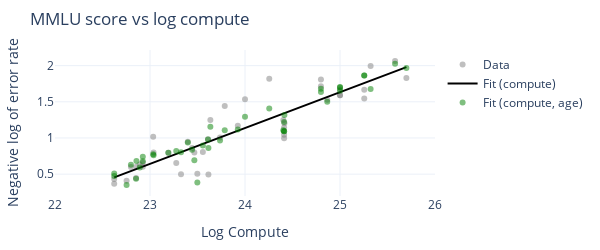

Notebook code for this chart:
### Code cell
fig = go.Figure()

fig.add_trace(
    go.Scatter(
        x=filtered_reg_df['log_compute'],
        y=filtered_reg_df[bench + '_log_error'],
        mode='markers',
        name='Data',
        marker=dict(color='gray', opacity=0.5),
        text=filtered_reg_df['System']
    ),
)

all_model = results['no_split']['submodels']['All']
y_pred = get_predictions(all_model, filtered_reg_df, ['log_compute'])

fig.add_trace(
    go.Scatter(
        x=filtered_reg_df['log_compute'],
        y=y_pred,
        mode='lines',
        name=f'Fit (compute)',
        text=filtered_reg_df['System'],
        marker=dict(color='black'),
    ),
)

# for category, color in [('Open', 'blue'), ('Closed', 'orange')]:
#   category_models = results['open_closed_split_year']['submodels']
#   model_category = category_models[category]
#   category_df = filtered_reg_df[filtered_reg_df['Open/Closed'] == category]
#   y_pred = get_predictions(model_category, category_df, ['log_compute', 'year'])
  
#   fig.add_trace(
#       go.Scatter(
#           x=category_df['log_compute'],
#           y=y_pred,
#           mode='markers',
#           name=f'Fit (compute, age, {category})',
#           text=category_df['System'],
#           marker=dict(color=color, opacity=0.5, symbol='square'),
#       ),
#   )

all_model = results['no_split_year']['submodels']['All']
y_pred = get_predictions(all_model, filtered_reg_df, ['log_compute', 'year'])

fig.add_trace(
  go.Scatter(
    x=filtered_reg_df['log_compute'],
    y=y_pred,
    mode='markers',
    name='Fit (compute, age)',
    text=filtered_reg_df['System'],
    marker=dict(color='green', opacity=0.5),
  ),
)

# Update layout
fig.update_layout(
  width=600,
  height=250,
  title_text=f"{bench} score vs log compute",
  showlegend=True,
  # legend=dict(
  #   orientation="h",
  #   yanchor="bottom",
  #   y=-0.4,
  #   xanchor="left",
  #   x=0,
  # ),
  margin=dict(t=50, b=20, l=40, r=40),
  template='plotly_white'
)

fig.update_xaxes(title_text="Log Compute", range=[22, 26])
fig.update_yaxes(title_text="Negative log of error rate")

# Show the plot
fig.show()

# Save the plot
if save:
  save_plot(fig, results_dir, f'{bench}_regression_models_comparison')

### Figure 1 — Plotly figure (JSON) as saved in the notebook; plotly's stock layout.template omitted (floating-point values rounded to 4 significant figures)
{"data": [{"marker": {"color": "gray", "opacity": 0.5}, "mode": "markers", "name": "Data", "text": ["BLOOM-176B", "BloombergGPT", "code-davinci-002", "DeepSeek-7B", "DeepSeek-V2", "Falcon 40B", "Gemini Ultra", "Gemma 2 9B", "GPT-3.5-turbo-16k", "GPT-4 (original)", "GPT-NeoX 20B", "Inflection-2", "Inflection-2.5", "Llama 3 70B", "Llama 3.1 70B", "Llama 3.1 405B", "LLaMa-1 7B", "LLaMa-1 13B", "LLaMa-1 33B", "LLaMa-1 65B", "LLaMa-2 7B", "LLaMa-2 13B", "LLaMa-2 34B", "LLaMa-2 70B", "Mistral Large", "MPT 7B", "MPT 30B", "Nemotron-4-340B Base", "Nemotron-4-340B Instruct", "OPT-66B", "PaLM 63B", "PaLM 540B", "PaLM-2", "StableLM-3B-4E1T", "StableLM-alpha-7b-v2", "text-davinci-001", "text-davinci-002", "text-davinci-003", "XVerse-13B", "XVerse-13B-2", "Yi-34B", "Yi-6B", "Yi-Large"], "type": "scatter", "x": [23.61, 23.33, 24.41, 22.92, 24, 23.56, 25.7, 23.64, 24.41, 25.32, 22.75, 25, 25, 24.8, 24.8, 25.58, 22.62, 22.89, 23.44, 23.74, 22.92, 23.19, 23.61, 23.92, 25, 22.62, 23.28, 25.26, 25.26, 22.85, 23.47, 24.4, 24.87, 22.86, 22.8, 23.5, 24.41, 24.41, 23.04, 23.4, 23.79, 23.03, 24.26], "y": [0.4964, 0.4973, 1.146, 0.6578, 1.537, 0.8074, 1.83, 1.248, 1.204, 1.995, 0.4095, 1.59, 1.59, 1.715, 1.808, 2.064, 0.4323, 0.633, 0.8627, 1.005, 0.6033, 0.7941, 0.9835, 1.168, 1.671, 0.3682, 0.6539, 1.666, 1.546, 0.4461, 0.8007, 1.248, 1.528, 0.602, 0.5997, 0.5058, 0.997, 1.044, 0.8007, 0.9467, 1.442, 1.017, 1.82]}, {"marker": {"color": "black"}, "mode": "lines", "name": "Fit (compute)", "text": ["BLOOM-176B", "BloombergGPT", "code-davinci-002", "DeepSeek-7B", "DeepSeek-V2", "Falcon 40B", "Gemini Ultra", "Gemma 2 9B", "GPT-3.5-turbo-16k", "GPT-4 (original)", "GPT-NeoX 20B", "Inflection-2", "Inflection-2.5", "Llama 3 70B", "Llama 3.1 70B", "Llama 3.1 405B", "LLaMa-1 7B", "LLaMa-1 13B", "LLaMa-1 33B", "LLaMa-1 65B", "LLaMa-2 7B", "LLaMa-2 13B", "LLaMa-2 34B", "LLaMa-2 70B", "Mistral Large", "MPT 7B", "MPT 30B", "Nemotron-4-340B Base", "Nemotron-4-340B Instruct", "OPT-66B", "PaLM 63B", "PaLM 540B", "PaLM-2", "StableLM-3B-4E1T", "StableLM-alpha-7b-v2", "text-davinci-001", "text-davinci-002", "text-davinci-003", "XVerse-13B", "XVerse-13B-2", "Yi-34B", "Yi-6B", "Yi-Large"], "type": "scatter", "x": [23.61, 23.33, 24.41, 22.92, 24, 23.56, 25.7, 23.64, 24.41, 25.32, 22.75, 25, 25, 24.8, 24.8, 25.58, 22.62, 22.89, 23.44, 23.74, 22.92, 23.19, 23.61, 23.92, 25, 22.62, 23.28, 25.26, 25.26, 22.85, 23.47, 24.4, 24.87, 22.86, 22.8, 23.5, 24.41, 24.41, 23.04, 23.4, 23.79, 23.03, 24.26], "y": [0.9469, 0.8039, 1.342, 0.6045, 1.138, 0.9179, 1.98, 0.9571, 1.344, 1.793, 0.5199, 1.634, 1.634, 1.534, 1.534, 1.921, 0.4553, 0.5886, 0.8614, 1.008, 0.6045, 0.7378, 0.9448, 1.1, 1.634, 0.4553, 0.7791, 1.76, 1.76, 0.5692, 0.8735, 1.338, 1.567, 0.5713, 0.5426, 0.8891, 1.342, 1.342, 0.6606, 0.8393, 1.032, 0.6586, 1.264]}, {"marker": {"color": "green", "opacity": 0.5}, "mode": "markers", "name": "Fit (compute, age)", "text": ["BLOOM-176B", "BloombergGPT", "code-davinci-002", "DeepSeek-7B", "DeepSeek-V2", "Falcon 40B", "Gemini Ultra", "Gemma 2 9B", "GPT-3.5-turbo-16k", "GPT-4 (original)", "GPT-NeoX 20B", "Inflection-2", "Inflection-2.5", "Llama 3 70B", "Llama 3.1 70B", "Llama 3.1 405B", "LLaMa-1 7B", "LLaMa-1 13B", "LLaMa-1 33B", "LLaMa-1 65B", "LLaMa-2 7B", "LLaMa-2 13B", "LLaMa-2 34B", "LLaMa-2 70B", "Mistral Large", "MPT 7B", "MPT 30B", "Nemotron-4-340B Base", "Nemotron-4-340B Instruct", "OPT-66B", "PaLM 63B", "PaLM 540B", "PaLM-2", "StableLM-3B-4E1T", "StableLM-alpha-7b-v2", "text-davinci-001", "text-davinci-002", "text-davinci-003", "XVerse-13B", "XVerse-13B-2", "Yi-34B", "Yi-6B", "Yi-Large"], "type": "scatter", "x": [23.61, 23.33, 24.41, 22.92, 24, 23.56, 25.7, 23.64, 24.41, 25.32, 22.75, 25, 25, 24.8, 24.8, 25.58, 22.62, 22.89, 23.44, 23.74, 22.92, 23.19, 23.61, 23.92, 25, 22.62, 23.28, 25.26, 25.26, 22.85, 23.47, 24.4, 24.87, 22.86, 22.8, 23.5, 24.41, 24.41, 23.04, 23.4, 23.79, 23.03, 24.26], "y": [0.8614, 0.8022, 1.093, 0.7405, 1.292, 0.8965, 1.968, 1.154, 1.318, 1.676, 0.3506, 1.653, 1.704, 1.635, 1.681, 2.026, 0.4745, 0.5932, 0.836, 0.9661, 0.6772, 0.7958, 0.98, 1.118, 1.699, 0.5091, 0.8199, 1.864, 1.864, 0.4347, 0.692, 1.105, 1.501, 0.6819, 0.6303, 0.3832, 1.093, 1.222, 0.76, 0.9386, 1.108, 0.7758, 1.407]}], "layout": {"height": 250, "margin": {"b": 20, "l": 40, "r": 40, "t": 50}, "showlegend": true, "title": {"text": "MMLU score vs log compute"}, "width": 600, "xaxis": {"range": [22, 26], "title": {"text": "Log Compute"}}, "yaxis": {"title": {"text": "Negative log of error rate"}}}}
